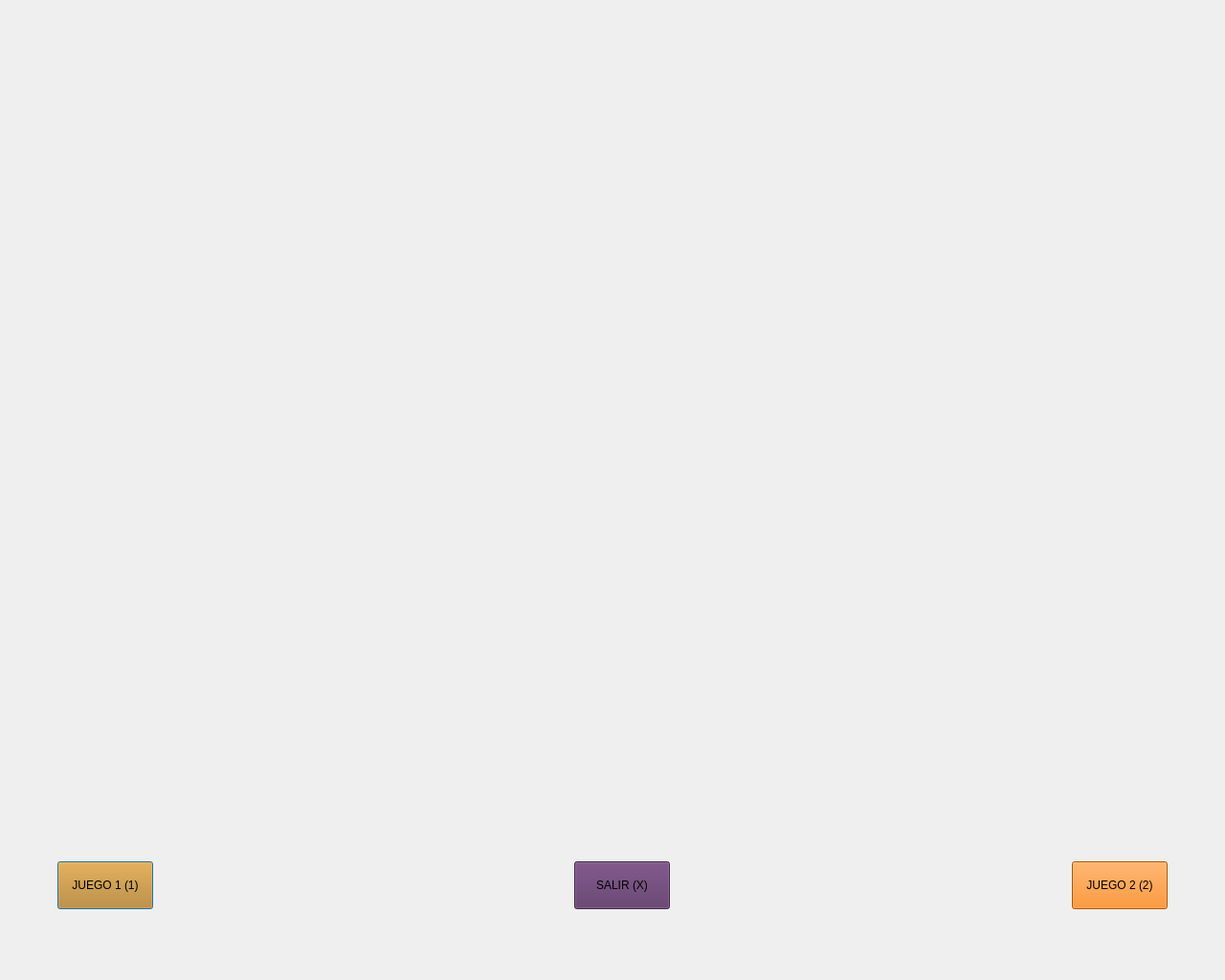
<?xml version="1.0" encoding="UTF-8"?>
<ui version="4.0">
 <class>Dialog</class>
 <widget class="QDialog" name="Dialog">
  <property name="geometry">
   <rect>
    <x>0</x>
    <y>0</y>
    <width>1280</width>
    <height>1024</height>
   </rect>
  </property>
  <property name="windowTitle">
   <string>Dialog</string>
  </property>
  <property name="styleSheet">
   <string notr="true">background-image: url(:/prefijoNuevo/images/main_menu_image.png);</string>
  </property>
  <widget class="QPushButton" name="buttonGame1main">
   <property name="geometry">
    <rect>
     <x>60</x>
     <y>900</y>
     <width>100</width>
     <height>50</height>
    </rect>
   </property>
   <property name="styleSheet">
    <string notr="true">background-color: rgb(193, 125, 17);</string>
   </property>
   <property name="text">
    <string>JUEGO 1 (1)</string>
   </property>
  </widget>
  <widget class="QPushButton" name="buttonExitApp">
   <property name="geometry">
    <rect>
     <x>600</x>
     <y>900</y>
     <width>100</width>
     <height>50</height>
    </rect>
   </property>
   <property name="autoFillBackground">
    <bool>false</bool>
   </property>
   <property name="styleSheet">
    <string notr="true">background-color: rgb(92, 53, 102);</string>
   </property>
   <property name="text">
    <string>SALIR (X)</string>
   </property>
  </widget>
  <widget class="QPushButton" name="buttonGame2main">
   <property name="geometry">
    <rect>
     <x>1120</x>
     <y>900</y>
     <width>100</width>
     <height>50</height>
    </rect>
   </property>
   <property name="styleSheet">
    <string notr="true">background-color: rgb(245, 121, 0);</string>
   </property>
   <property name="text">
    <string>JUEGO 2 (2)</string>
   </property>
  </widget>
  <widget class="QLabel" name="label">
   <property name="geometry">
    <rect>
     <x>0</x>
     <y>0</y>
     <width>1280</width>
     <height>1024</height>
    </rect>
   </property>
   <property name="styleSheet">
    <string notr="true">image:url(:/prefijoNuevo/main_menu_image.png)</string>
   </property>
   <property name="text">
    <string/>
   </property>
  </widget>
  <zorder>label</zorder>
  <zorder>buttonGame1main</zorder>
  <zorder>buttonExitApp</zorder>
  <zorder>buttonGame2main</zorder>
 </widget>
 <resources>
  <include location="assets/source.qrc"/>
 </resources>
 <connections/>
</ui>
